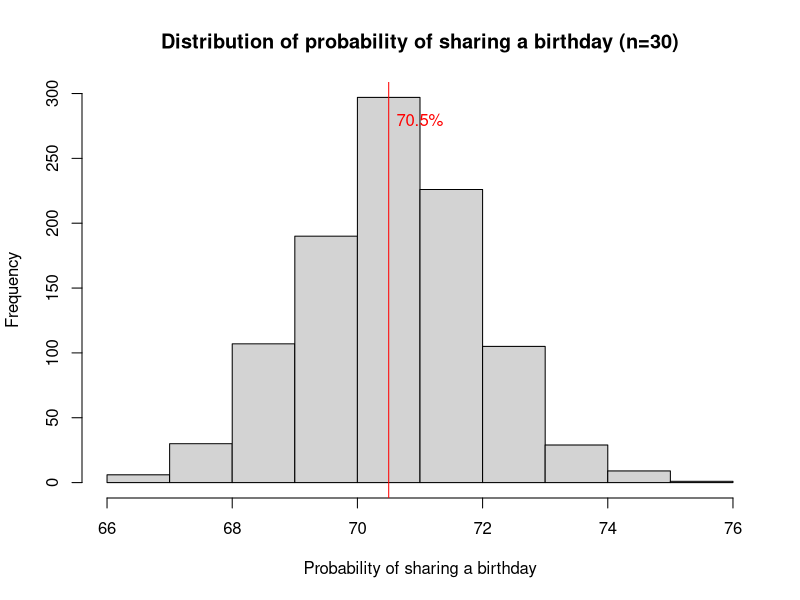
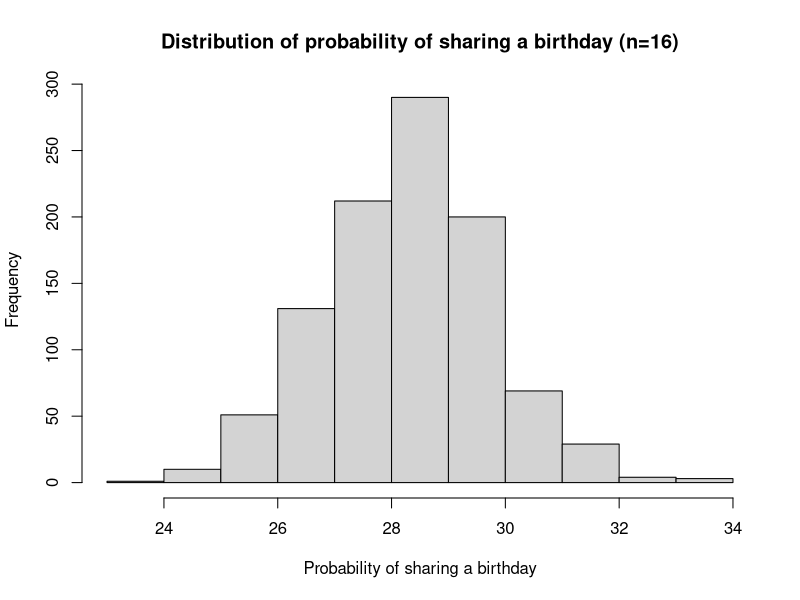
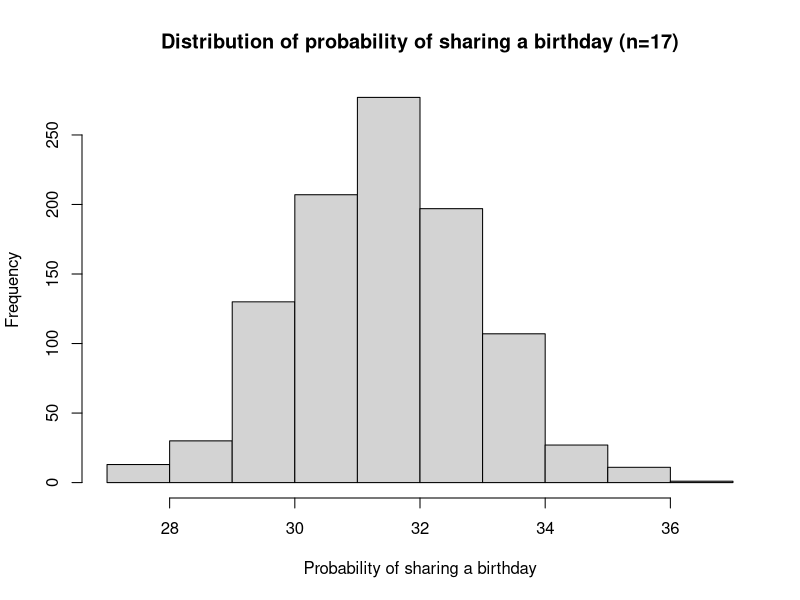
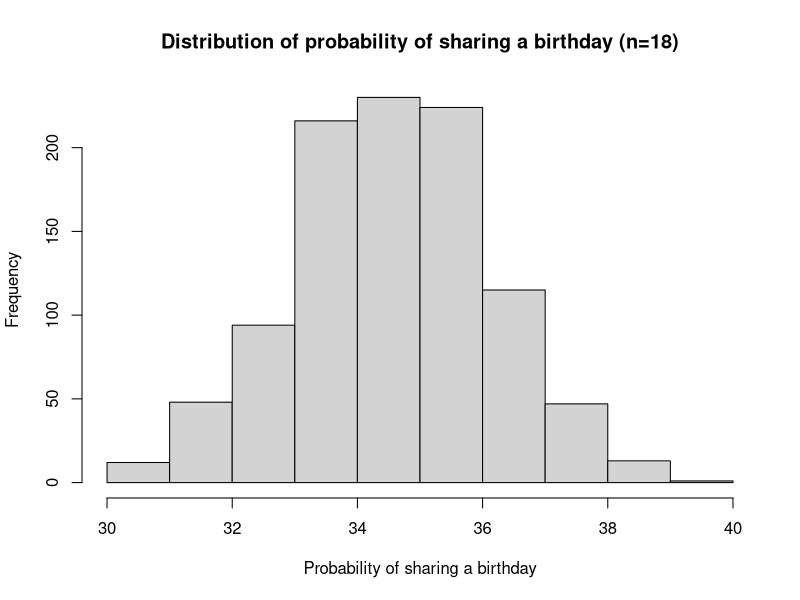
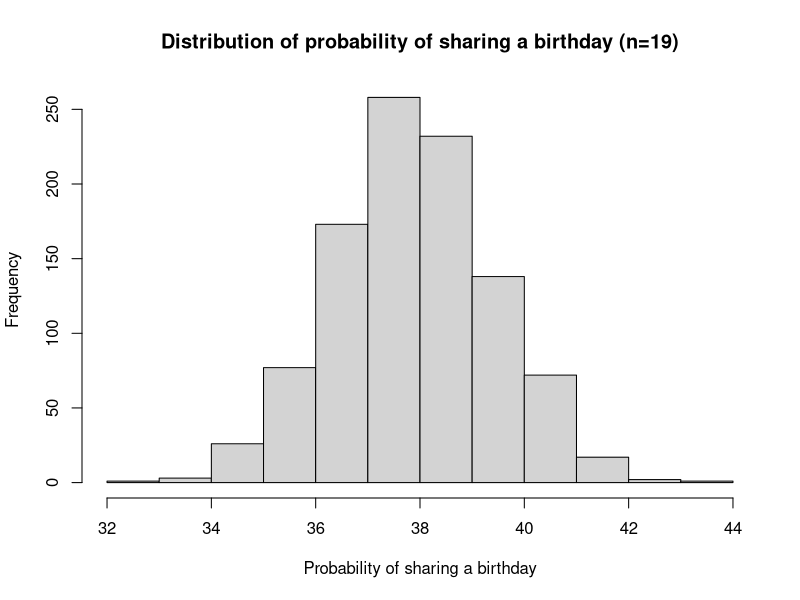

Write R code to recreate these figures, in order. (Note: a time limit stopped this script after it produced the figures.)
rm(list=ls())
bday <- function(n=30, N=1000)
{
  days <- 1:365 #initialize the birthdays
  win <- 0 #to keep track of number of wins
  
  for(i in 1:N)
  {
    bdays <- sample(days, n, replace=T)
    
    ## Count up your wins
    if(min(1, sum(duplicated(bdays))) == 1)
    {
      win <- win+1
    }
  }
  return(win*100/N)
}

bootstrap <- function(n=30, N=1000){
  p <- rep(0, N)
  for(i in 1:N){
    p[i] <- bday(n)
  }
  return(p)
}

p <- bootstrap()
hist(p, main = "Distribution of probability of sharing a birthday (n=30)", xlab = "Probability of sharing a birthday")
abline(v=70.5, col="red")
text(71, 280, "70.5%", col="red")

for(i in 16:30){
  p <- bootstrap(n=i)
  hist(p, main = paste("Distribution of probability of sharing a birthday (n=", i, ")", sep=""), xlab = "Probability of sharing a birthday")
}
